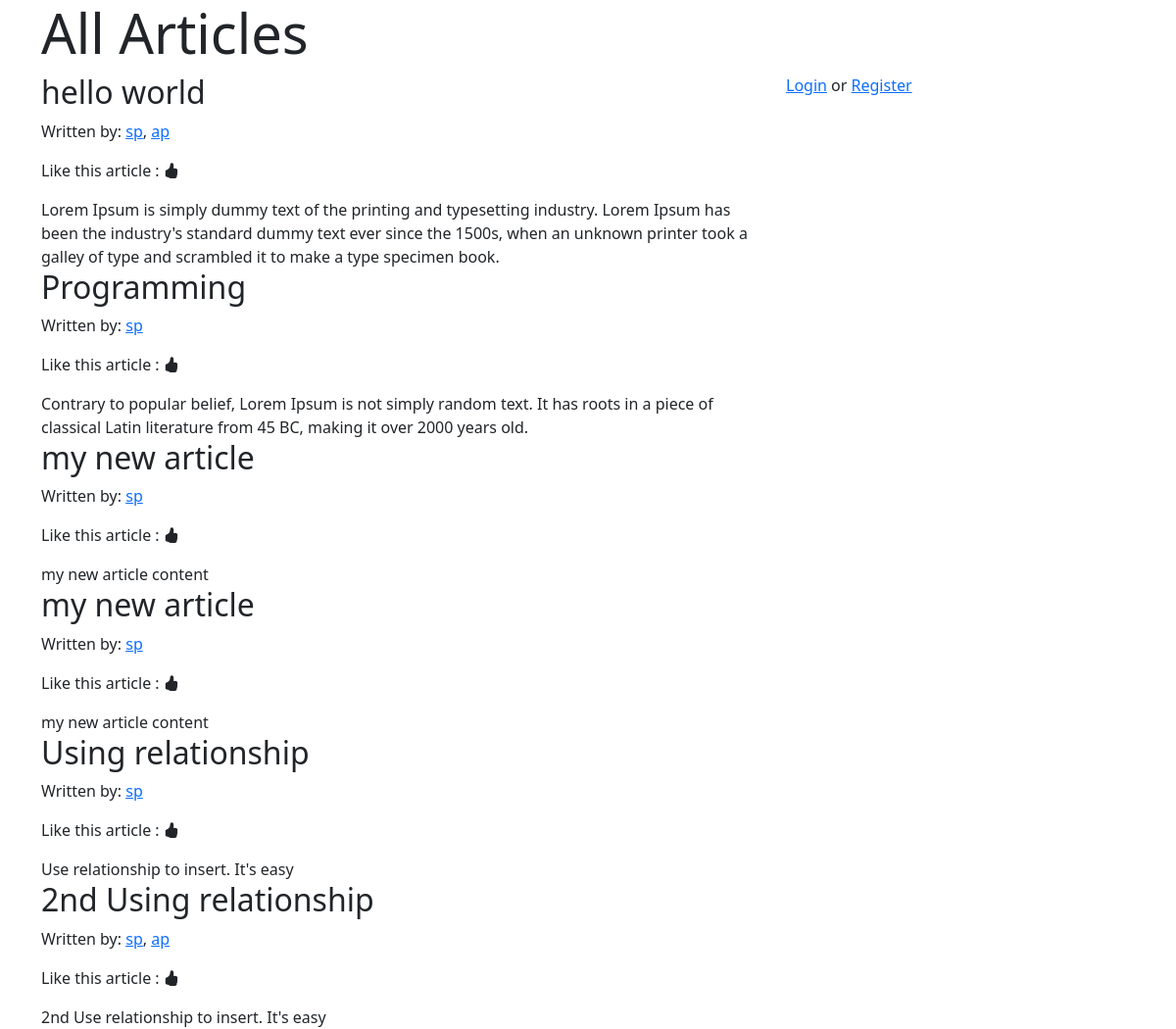
The page / on the database its author committed.
### application/models.py (models this page shows)
class Article(db.Model):
    __tablename__ = 'article'
    article_id = db.Column(db.Integer, primary_key=True, autoincrement=True)
    title = db.Column(db.String)
    content = db.Column(db.String)
    authors = db.relationship("User", secondary="article_authors")

class User(db.Model, UserMixin):
    __tablename__ = 'user'
    id = db.Column(db.Integer, autoincrement=True, primary_key=True)
    username = db.Column(db.String, unique=True)
    email = db.Column(db.String, unique=True)
    password = db.Column(db.String(255))
    active = db.Column(db.Boolean())
    roles = db.relationship('Role', secondary = roles_users, backref=db.backref('users', lazy = 'dynamic'))

### application/controllers.py (the view)
@app.route("/", methods=["GET", "POST"])
def articles():
    articles = Article.query.all()
    return render_template("articles.html", articles=articles)

### templates/articles.html (shortened to what this page needs)
<!DOCTYPE html>
<html>
    <head>
        <link rel="stylesheet" type="text/css" href="{{ url_for('static', filename='bootstrap/css/bootstrap.min.css') }}"/>
        <link rel="stylesheet" type="text/css" href="{{ url_for('static', filename='style.css') }}"/>
        <link rel="stylesheet" href="https://cdn.jsdelivr.net/npm/bootstrap-icons@1.3.0/font/bootstrap-icons.css">
    </head>
    <body>
        <div class="container">
            <div class="jumbotron">
                <h1 class="display-4">All Articles</h1>
            </div>
            <div class="row">
                <div class="col-md-8">
                    {% for article in articles %}
                        <div>
                            <h2>{{ article["title"]}}</h2>
                            <p>Written by:
                                {% for author in article["authors"] %}
                                    <a href='/articles_by/{{ author["username"] }}'>{{ author["username"] }}</a>{% if not loop.last %},{% endif %}
                                {% endfor %}
                            </p>
                            <p>Like this article : <i
                               data-article_id="{{ article["article_id"] }}" class="bi bi-hand-thumbs-up-fill like-button"></i></p>
                            <div>
                                {{ article["content"]}}
                            </div>
                        </div>
                    {% endfor %}
                </div>
                <div class ="col-md-4">
                    {% include 'sidebar.html' %}
                </div>
            </div>
        </div>
    </body>
</html>

### templates/sidebar.html
{% if current_user.is_authenticated %}
    Hi {{current_user.username}}, Welcome!
    <br> Your role:
    {% for role in current_user.roles %}
        {{role.name}}
    {% endfor %}
    <br>
    <a href="/logout">Logout</a>
{% else %}
    <a href="/login">Login</a> or <a href="/register">Register</a>
{% endif %}

### rows shown on the page
Article: title "hello world", content "Lorem Ipsum is simply dummy text of the printing and typesetting industry. Lorem Ipsum has been the industry's standard dummy text ever since the 1500s, when an unknown printer took a galley of type and scrambled it to make a type specimen book."
User: username "sp"
User: username "ap"
Article: title "Programming", content "Contrary to popular belief, Lorem Ipsum is not simply random text. It has roots in a piece of classical Latin literature from 45 BC, making it over 2000 years old."
Article: title "my new article", content "my new article content"
Article: title "my new article", content "my new article content"
Article: title "Using relationship", content "Use relationship to insert. It's easy"
Article: title "2nd Using relationship", content "2nd Use relationship to insert. It's easy"
